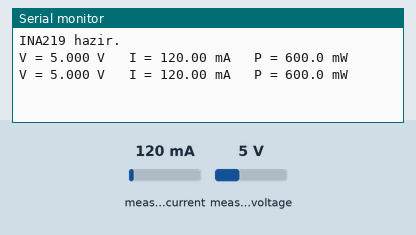
The sketch below on a simulated ESP32. On the bench: the last lines printed to the serial monitor. The test bench sets the inputs (shaded band); at power-on: measured current 120 mA, measured voltage 5 V.

Above: at 1.2 s.
1.3 s: measured current set to 40 mA
At 2.6 s:
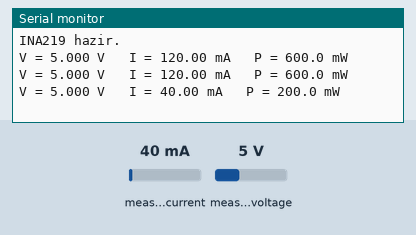
2.8 s: measured voltage set to 0.3 V
At 3.8 s:
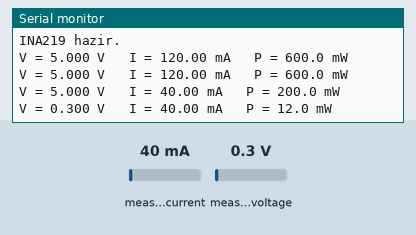
4.3 s: measured current set to 500 mA
At 5.8 s:
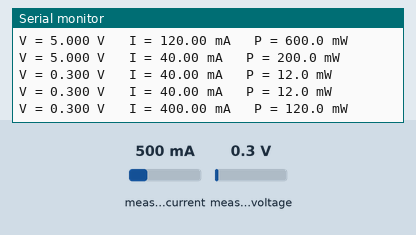
Timing chart, 0 to 7.3 s (numbered marks = the images above; inputs shaded):
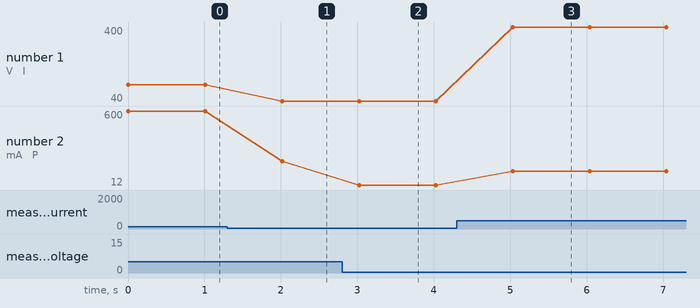

The sketch:

Foy8_INA_Olcum.ino
```cpp
// FOY 8 - Kod 8.1: Gerilim, akim ve guc olcumu
#include <Wire.h>
#include <Adafruit_INA219.h>

Adafruit_INA219 ina219;          // varsayilan adres 0x40

void setup() {
  Serial.begin(115200);
  Wire.begin(21, 22);
  if (!ina219.begin()) {
    Serial.println("HATA: INA219 bulunamadi. R3 I2C Kontrol Rutini'ni uygula.");
    while (true) delay(100);
  }
  ina219.setCalibration_16V_400mA();   // kucuk akimlar icin daha hassas olcek
  Serial.println("INA219 hazir.");
}

void loop() {
  float gerilimV = ina219.getBusVoltage_V();   // VIN- ile GND arasi
  float akimmA   = ina219.getCurrent_mA();
  float gucmW    = ina219.getPower_mW();

  Serial.print("V = ");  Serial.print(gerilimV, 3);  Serial.print(" V   ");
  Serial.print("I = ");  Serial.print(akimmA, 2);    Serial.print(" mA   ");
  Serial.print("P = ");  Serial.print(gucmW, 1);     Serial.println(" mW");

  delay(1000);
}
```

Measured:
- after the input at 1.3 s, the serial monitor: prints a new line after 0.72 s (image 1)
- after the input at 2.8 s, the serial monitor: prints a new line after 0.22 s (image 2)
- after the input at 4.3 s, the serial monitor: prints a new line after 0.73 s (image 3)
- plotted number 1: 120 → 40 after the input at 1.3 s, 40 → 400 after the input at 4.3 s
- plotted number 2: 600 → 200 after the input at 1.3 s, 200 → 12 after the input at 2.8 s, 12 → 120 after the input at 4.3 s
